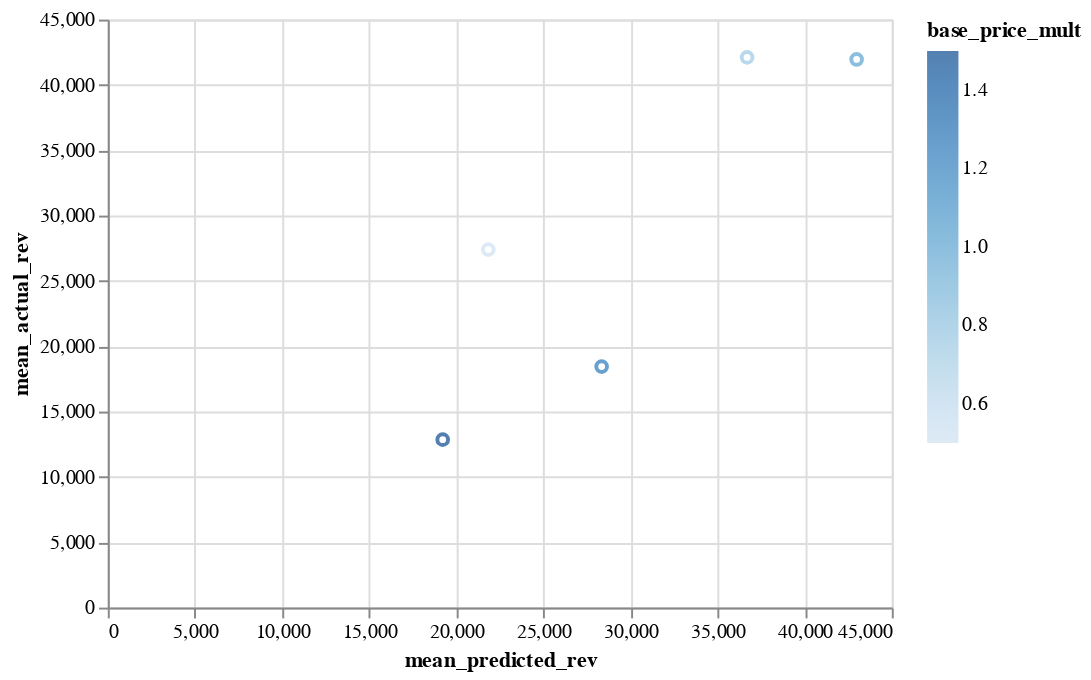

Notebook code cell kept with this figure:
### Markdown cell above
# Diagnostics and Experiment With Different Pricing Strategies

We can use the simulator to test he performance of an arbitrary pricing function.

As a simple experiemnt, we first estimate revenue per flight when multiplying all prices from the existing pricing function by various constants.

Results shown below

### Code cell
from sem_policy_opt.diagnostics import test_pricing_multipliers

price_comparison = test_pricing_multipliers(simple_price_fn, np.linspace(0.5, 1.5, 5), sim_market, real_market)

print(price_comparison)
alt.Chart(price_comparison).mark_point().encode(
    x='mean_predicted_rev',
    y='mean_actual_rev',
    color='base_price_mult',
    tooltip='base_price_mult')

### Figure 1 — Vega-Lite specification as saved in the notebook (floating-point values rounded to 4 significant figures)
{"$schema": "https://vega.github.io/schema/vega-lite/v2.6.0.json", "config": {"view": {"height": 300, "width": 400}}, "data": {"name": "data-c5db4831b93f557ddf17733c9058f162"}, "datasets": {"data-c5db4831b93f557ddf17733c9058f162": [{"base_price_mult": 0.5, "mean_actual_rev": 27400.0, "mean_predicted_rev": 21840.0}, {"base_price_mult": 0.75, "mean_actual_rev": 42110.0, "mean_predicted_rev": 36690.0}, {"base_price_mult": 1, "mean_actual_rev": 41950.0, "mean_predicted_rev": 42980.0}, {"base_price_mult": 1.25, "mean_actual_rev": 18450.0, "mean_predicted_rev": 28350.0}, {"base_price_mult": 1.5, "mean_actual_rev": 12850.0, "mean_predicted_rev": 19220.0}]}, "encoding": {"color": {"field": "base_price_mult", "type": "quantitative"}, "tooltip": {"field": "base_price_mult", "type": "quantitative"}, "x": {"field": "mean_predicted_rev", "type": "quantitative"}, "y": {"field": "mean_actual_rev", "type": "quantitative"}}, "mark": "point"}
